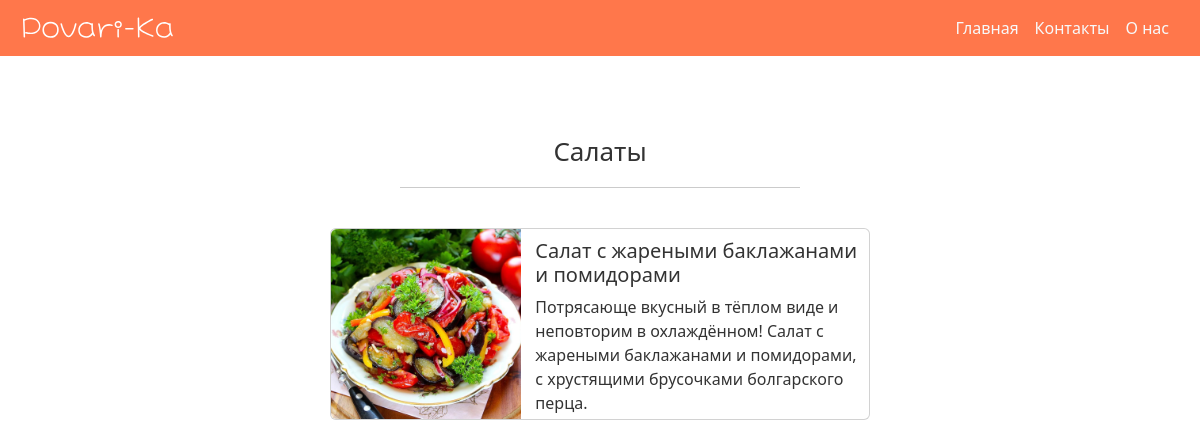
Screenshot of /category/salad with the database file from the repository.
### recipes/models.py (models this page shows, shortened)
class Recipe(models.Model):
    category = models.CharField(max_length=15, choices=CATEGORY_CHOICES, default='')
    name = models.CharField(max_length=250, default='', unique=True)
    description = models.CharField(max_length=150, default='')
    image = models.ImageField(upload_to='images', blank=True, null=True, default='Recipe Image')
    cooking_time = models.IntegerField(null=True)

### recipes/views.py (the view)
# urls.py: path('category/<str:category_val>', views.category, name='category'),
def category(request, category_val):
    template = loader.get_template('category.html')
    category_choices = CATEGORY_CHOICES[category_val]
    category_result = Recipe.objects.all().filter(category=category_val)
    context = {
        'category_choices': category_choices,
        'curr_category': category_val,
        'category_result': category_result,
    }
    return HttpResponse(template.render(context, request))

### recipes/templates/category.html (shortened to what this page needs)
{% extends "master.html" %}
{% load static %}
{% block css %}
<link rel="stylesheet" href="{% static 'css/category.css' %}">
{% endblock %}
{% block content %}
    <h1 class="choose-category">{{ category_choices }}</h1>
    <hr class="category-underline" style="border-color: #333333;">
    {% for x in category_result %}
        <div class="card mb-3" style="max-width: 540px;">
            <a href="/recipe/{{ x.id }}">
                <div class="row g-0 mx-auto">
                    <div class="col-md-4">
                        <img class="category-recipe-img rounded-start"
                            src="{{x.image.url}}"
                            alt="Recipe Image"
                        />
                    </div>
                    <div class="col-md-8">
                        <div class="card-body-category">
                            <h5 class="card-title">{{x.name|lower|capfirst}}</h5>
                            <p class="card-text">
                                {{x.description}}
                            </p>
                        </div>
                    </div>
                </div>
            </a>
        </div>
    {% endfor %}
{% endblock %}

### static/css/global.css (style rules this page uses)
body { background-color: #EFE7DC; }
.choose-category { font-size: 26px; margin-top: 80px; margin-bottom: 0; color: #333333; font-weight: 400; text-align: center; }

### static/css/category.css (style rules this page uses)
.card { height: 250px; margin: 40px auto; }
.card a { color: #333333; text-decoration: none; }
.category-recipe-img { height: 190px; width: 190px; object-fit: cover; }
.card-body-category { margin-top: 10px; margin-left: 25px; margin-right: 10px; }
.card-title { text-transform: lowercase; }
.card-title::first-letter { text-transform: uppercase; }
.category-underline { width: 400px; margin: auto; margin-top: 20px; }

### rows the page displays
Recipe: image (picture), name "салат с жареными баклажанами и помидорами", description "Потрясающе вкусный в тёплом виде и неповторим в охлаждённом! Салат с жареными баклажанами и помидорами, с хрустящими брусочками болгарского перца."

### other values shown
{{ category_choices }} "Салаты"
